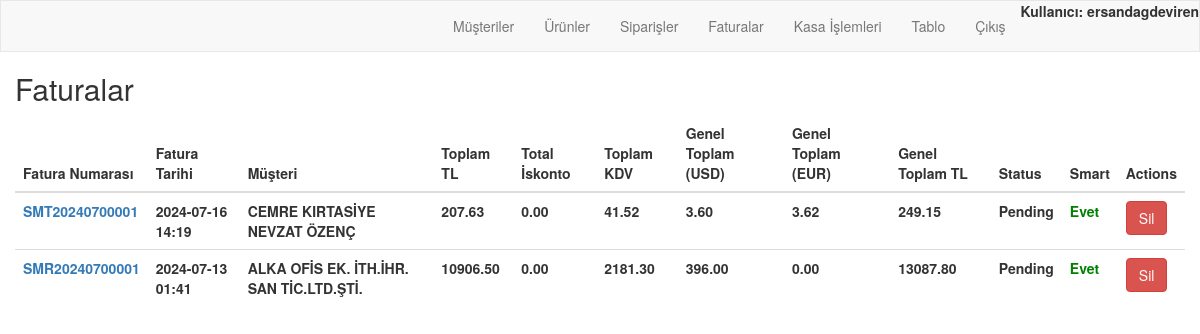
Page /order/invoices/ (signed in) on the committed database.
### order/models.py (models this page shows, shortened)
class Invoice(models.Model):
    invoice_number = models.CharField(max_length=20, unique=True, blank=True)
    order = models.OneToOneField(Order, on_delete=models.CASCADE, related_name="invoice")
    invoice_date = models.DateTimeField(auto_now_add=True)
    billing_address = models.CharField(max_length=250, blank=True)
    total_amount = models.DecimalField(max_digits=10, decimal_places=2, blank=True, default=0)
    total_discount=models.DecimalField(max_digits=10, decimal_places=2, blank=True, default=0)
    tax_amount = models.DecimalField(max_digits=10, decimal_places=2, blank=True, default=0)
    grand_total = models.DecimalField(max_digits=10, decimal_places=2, blank=True, default=0)
    grand_total_USD = models.DecimalField(max_digits=10, decimal_places=2, blank=True, default=0)
    grand_total_EUR = models.DecimalField(max_digits=10, decimal_places=2, blank=True, default=0)
    status = models.CharField(max_length=50, default='Pending')
    published=models.BooleanField(default=False)

class Order(models.Model):
    order_number = models.CharField(max_length=20, unique=True, blank=True)
    customer = models.ForeignKey(Customer, on_delete=models.PROTECT, related_name="customer_orders")
    date = models.DateTimeField(auto_now_add=True)
    user = models.ForeignKey(User, on_delete=models.CASCADE, related_name="user_orders")
    is_billed = models.BooleanField(default=False)

class Customer(models.Model):
    user = models.ForeignKey(User, on_delete=models.CASCADE, related_name="user_customers",blank=True,null=True)
    customerCode = models.CharField(max_length=50)
    companyName = models.CharField(max_length=50)
    taxOffice = models.CharField(max_length=50)
    tax_number = models.CharField(max_length=50, blank=True)
    name = models.CharField(max_length=50, blank=True)
    middleName = models.CharField(max_length=50, blank=True)
    surname = models.CharField(max_length=50, blank=True)
    city = models.CharField(max_length=50)
    district = models.CharField(max_length=50)
    adress = models.CharField(max_length=250, blank=True)
    shipping_adress=models.CharField(max_length=250, blank=True)
    country = models.CharField(max_length=50, blank=True, default="Türkiye")
    email = models.EmailField(blank=True)
    telephone = models.CharField(max_length=11, blank=True)
    customerType = models.CharField(max_length=50, blank=True)
    contactPerson = models.CharField(max_length=50, blank=True)
    E_invoice=models.BooleanField(default=True)
    def __str__(self):
        return self.companyName

### order/views.py (the view, shortened to what this page needs)
# urls.py: path('invoices/', views.invoice_list, name='invoice_list'),
@login_required
@user_passes_test(is_admin)
def invoice_list(request):
    invoices = Invoice.objects.all().order_by('-invoice_date')
    return render(request, 'order/invoice_list.html', {'invoices': invoices})

### order/views.py (called while the page is built)
def is_admin(user):
    return user.is_authenticated and user.is_staff

### order/Templates/order/invoice_list.html (shortened to what this page needs)
{% extends "order/navbar.html" %}
{% block content %}
    <h2>Faturalar</h2>
    <table class="table">
        <thead>
            <tr>
                <th>Fatura Numarası</th>
                <th>Fatura Tarihi</th>
                <th>Müşteri</th>
                <th>Toplam TL</th>
                <th>Total İskonto</th>
                <th>Toplam KDV</th>
                <th>Genel Toplam (USD)</th>
                <th>Genel Toplam (EUR)</th>
                <th>Genel Toplam TL</th>
                <th>Status</th>
                <th>Smart</th>
                <th>Actions</th>
            </tr>
        </thead>
        <tbody>
            {% for invoice in invoices %}
                <tr>
                    <td><a href="{% url 'order:invoice_detail' invoice.invoice_number %}">{{ invoice.invoice_number }}</a></td>
                    <td>{{ invoice.invoice_date|date:"Y-m-d H:i" }}</td>
                    <td>{{ invoice.order.customer }}</td>
                    <td>{{ invoice.total_amount }}</td>
                    <td>{{ invoice.total_discount }}</td>
                    <td>{{ invoice.tax_amount }}</td>
                    <td>{{ invoice.grand_total_USD }}</td>
                    <td>{{ invoice.grand_total_EUR }}</td>
                    <td><b>{{ invoice.grand_total }}</b></td>
                    <td>{{ invoice.status }}</td>
                    {% if invoice.published == True %}
                        <td style="color:green;">Evet</td>
                    {% else %}
                        <td>Hayır</td>
                    {% endif %}
                    <td>
                        <form method="POST" onsubmit="return confirmDelete();">
                            <button type="submit" name="delete_invoice" class="btn btn-danger">Sil</button>
                        </form>
                    </td>
                </tr>
            {% endfor %}
        </tbody>
    </table>
{% endblock %}

### order/Templates/order/navbar.html (shortened to what this page needs)
<!DOCTYPE html>
{% load static %}
<html lang="en">
<head>
    <link rel="stylesheet" href="https://maxcdn.bootstrapcdn.com/bootstrap/3.3.7/css/bootstrap.min.css">
</head>
<body>
    <nav class="navbar navbar-default">
        <div class="container-custom">
            <div class="navbar-header">
                <a class="navbar-brand brand-font" href="{% url 'order:main' %}">
                </a>
            </div>
            <ul class="nav navbar-nav navbar-right">
                {% if user.is_authenticated %}
                    {% if user.is_staff %}
                        <li><a href="{% url 'order:customer_listed' %}">Müşteriler</a></li>
                        <li><a href="{% url 'order:search' %}">Ürünler</a></li>
                        <li><a href="{% url 'order:order_list' %}">Siparişler</a></li>
                        <li><a href="{% url 'order:invoice_list' %}">Faturalar</a></li>
                        <li><a href="{% url 'order:payment_receipt_list' %}">Kasa İşlemleri</a></li>
                        <li><a href="{% url 'order:comparison' %}">Tablo</a></li>
                    {% else %}
                        <li><a href="{% url 'order:user_order_list' %}">Siparişlerim</a></li>
                        <li><a href="{% url 'order:user_invoice_list' %}">Faturalarım</a></li>
                        <li><a href="{% url 'order:user_financial' %}">Cari Ekstrem</a></li>
                    {% endif %}
                    <li><a href="{% url 'users:logout' %}">Çıkış</a></li>
                    {% if not user.is_staff %}
                        <li><a href="{% url 'order:customer_update_request' user.pk %}"> <b>Merhaba {{user.username}}</b></a></li>
                    {% else %}
                        <li> <b>Kullanıcı: {{user.username}}</li>
                    {% endif %}
                {% else %}
                    <li><a href="{% url 'users:login' %}">Giriş</a></li>
                    <li><a href="">Üye Ol</a></li>
                {% endif %}
            </ul>
        </div>
    </nav>
    <div class="container-custom">
        {% block content %}
        {% endblock %}
    </div>
</body>
</html>

### order/Templates/order/navbar.html (style rules this page uses)
.container-custom { padding-left: 15px; padding-right: 15px; }
.navbar-default { margin: 0; border-radius: 0; }

### rows in the picture
Invoice: invoice_number "SMT20240700001", invoice_date "2024-07-16 14:19", order.customer "CEMRE KIRTASİYE NEVZAT ÖZENÇ", total_amount "207.63", total_discount "0.00", tax_amount "41.52", grand_total_USD "3.60", grand_total_EUR "3.62", grand_total "249.15", status "Pending", published "Evet"
Invoice: invoice_number "SMR20240700001", invoice_date "2024-07-13 01:41", order.customer "ALKA OFİS EK. İTH.İHR. SAN TİC.LTD.ŞTİ.", total_amount "10906.50", total_discount "0.00", tax_amount "2181.30", grand_total_USD "396.00", grand_total_EUR "0.00", grand_total "13087.80", status "Pending", published "Evet"

### other values in the picture
{{ user.username }} "ersandagdeviren"
